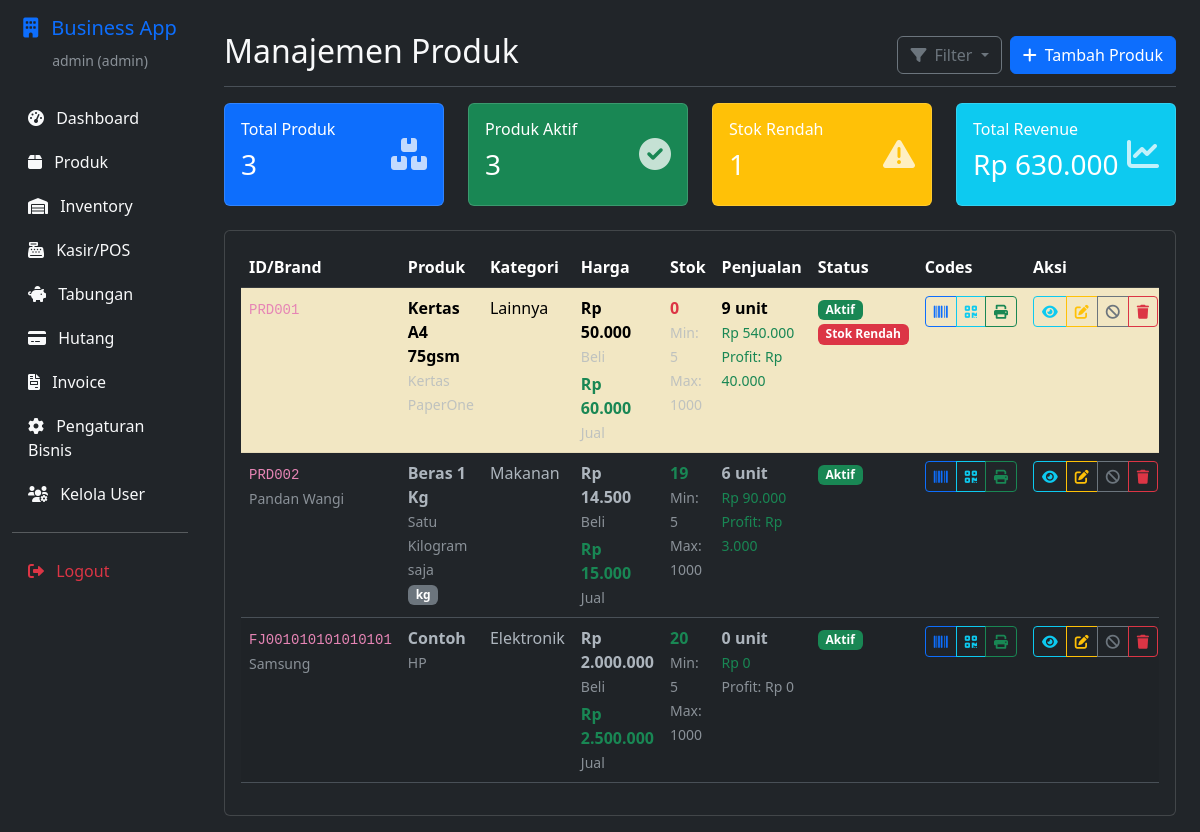
Screenshot of /products (signed in) with the database file from the repository.
### app.py (models this page shows, shortened)
class Product(db.Model):
    __tablename__ = 'products'
    id = db.Column(db.String(50), primary_key=True)
    name = db.Column(db.String(255), nullable=False)
    description = db.Column(db.Text)
    category = db.Column(db.String(100))
    brand = db.Column(db.String(100))
    supplier = db.Column(db.String(255))
    barcode = db.Column(db.String(100), unique=True)
    qr_code = db.Column(db.String(100), unique=True)
    purchase_price = db.Column(db.Float, nullable=False, default=0)
    selling_price = db.Column(db.Float, nullable=False, default=0)
    initial_stock = db.Column(db.Integer, nullable=False, default=0)
    current_stock = db.Column(db.Integer, nullable=False, default=0)
    minimum_stock = db.Column(db.Integer, nullable=False, default=5)
    maximum_stock = db.Column(db.Integer, nullable=False, default=1000)
    unit = db.Column(db.String(50), default='pcs')
    weight = db.Column(db.Float, default=0)
    dimensions = db.Column(db.String(100))
    expiry_date = db.Column(db.Date)
    profit = db.Column(db.Float, nullable=False, default=0)
    total_sold = db.Column(db.Integer, nullable=False, default=0)
    total_revenue = db.Column(db.Float, nullable=False, default=0)
    is_active = db.Column(db.Boolean, default=True)
    created_at = db.Column(db.DateTime, default=datetime.utcnow)
    updated_at = db.Column(db.DateTime, default=datetime.utcnow, onupdate=datetime.utcnow)
    material_costs = db.relationship('MaterialCost', backref='product', cascade='all, delete-orphan')
    service_costs = db.relationship('ServiceCost', backref='product', cascade='all, delete-orphan')
    maintenance_costs = db.relationship('MaintenanceCost', backref='product', cascade='all, delete-orphan')
    inventory_items = db.relationship('InventoryItem', backref='product', cascade='all, delete-orphan')

### app.py (the view)
@app.route('/products')
@manager_required
def products():
    products = Product.query.all()
    return render_template('products/list.html', products=products, format_currency=format_currency)

### app.py (called while the page is built)
def format_currency(amount):
    try:
        if amount is None:
            return "Rp 0"
        return f"Rp {float(amount):,.0f}".replace(',', '.')
    except (ValueError, TypeError):
        return "Rp 0"

def manager_required(f):
    from functools import wraps
    @wraps(f)
    def decorated_function(*args, **kwargs):
        if 'user_id' not in session:
            flash('Silakan login terlebih dahulu.', 'error')
            return redirect(url_for('login'))
        user = User.query.get(session['user_id'])
        if not user or user.role not in ['admin', 'manager']:
            flash('Akses ditolak. Hanya admin atau manager yang dapat mengakses halaman ini.', 'error')
            return redirect(url_for('dashboard'))
        return f(*args, **kwargs)
    return decorated_function

@app.context_processor
def inject_common_functions():
    return {
        'format_currency': format_currency,
        'datetime': datetime,
        'timedelta': timedelta
    }

### templates/products/list.html (shortened to what this page needs)
{% extends "base.html" %}
{% block content %}
<div class="d-flex justify-content-between flex-wrap flex-md-nowrap align-items-center pt-3 pb-2 mb-3 border-bottom">
    <h1 class="h2">Manajemen Produk</h1>
    <div class="btn-toolbar mb-2 mb-md-0">
        <div class="btn-group me-2">
            <button class="btn btn-outline-secondary dropdown-toggle" type="button" data-bs-toggle="dropdown">
                <i class="fas fa-filter me-2"></i>Filter
            </button>
        </div>
        <a href="{{ url_for('add_product') }}" class="btn btn-primary">
            <i class="fas fa-plus me-2"></i>Tambah Produk
        </a>
    </div>
</div>
<div class="row mb-4">
    <div class="col-md-3">
        <div class="card bg-primary text-white">
            <div class="card-body">
                <div class="d-flex">
                    <div class="flex-grow-1">
                        <h6 class="card-title">Total Produk</h6>
                        <h3>{{ products|length }}</h3>
                    </div>
                    <div class="align-self-center">
                        <i class="fas fa-boxes fa-2x opacity-75"></i>
                    </div>
                </div>
            </div>
        </div>
    </div>
    <div class="col-md-3">
        <div class="card bg-success text-white">
            <div class="card-body">
                <div class="d-flex">
                    <div class="flex-grow-1">
                        <h6 class="card-title">Produk Aktif</h6>
                        <h3>{{ products|selectattr('is_active')|list|length }}</h3>
                    </div>
                    <div class="align-self-center">
                        <i class="fas fa-check-circle fa-2x opacity-75"></i>
                    </div>
                </div>
            </div>
        </div>
    </div>
    <div class="col-md-3">
        <div class="card bg-warning text-white">
            <div class="card-body">
                <div class="d-flex">
                    <div class="flex-grow-1">
                        <h6 class="card-title">Stok Rendah</h6>
                        <h3>
                            {% set low_stock_count = [] %}
                            {% for product in products %}
                                {% if (product.current_stock or 0) <= (product.minimum_stock or 5) %}
                                    {% set _ = low_stock_count.append(1) %}
                                {% endif %}
                            {% endfor %}
                            {{ low_stock_count|length }}
                        </h3>
                    </div>
                    <div class="align-self-center">
                        <i class="fas fa-exclamation-triangle fa-2x opacity-75"></i>
                    </div>
                </div>
            </div>
        </div>
    </div>
    <div class="col-md-3">
        <div class="card bg-info text-white">
            <div class="card-body">
                <div class="d-flex">
                    <div class="flex-grow-1">
                        <h6 class="card-title">Total Revenue</h6>
                        <h3>{{ format_currency((products|sum(attribute='total_revenue') if products else 0) or 0) }}</h3>
                    </div>
                    <div class="align-self-center">
                        <i class="fas fa-chart-line fa-2x opacity-75"></i>
                    </div>
                </div>
            </div>
        </div>
    </div>
</div>
<div class="card">
    <div class="card-body">
        {% if products %}
        <div class="table-responsive">
            <table class="table table-striped table-hover">
                <thead class="table-dark">
                    <tr>
                        <th>ID/Brand</th>
                        <th>Produk</th>
                        <th>Kategori</th>
                        <th>Harga</th>
                        <th>Stok</th>
                        <th>Penjualan</th>
                        <th>Status</th>
                        <th>Codes</th>
                        <th>Aksi</th>
                    </tr>
                </thead>
                <tbody>
                    {% for product in products %}
                    <tr class="{% if not product.is_active %}table-secondary{% elif (product.current_stock or 0) <= (product.minimum_stock or 5) %}table-warning{% endif %}">
                        <td>
                            <code>{{ product.id }}</code>
                            {% if product.brand %}
                                <br><small class="text-muted">{{ product.brand }}</small>
                            {% endif %}
                        </td>
                        <td>
                            <div>
                                <strong>{{ product.name }}</strong>
                                {% if product.description %}
                                    <br><small class="text-muted">{{ product.description[:50] }}{% if product.description|length > 50 %}...{% endif %}</small>
                                {% endif %}
                                {% if product.unit and product.unit != 'pcs' %}
                                    <br><span class="badge bg-secondary">{{ product.unit }}</span>
                                {% endif %}
                            </div>
                        </td>
                        <td>{{ product.category or 'Lainnya' }}</td>
                        <td>
                            <div>
                                <strong>{{ format_currency(product.purchase_price or 0) }}</strong>
                                <br><small class="text-muted">Beli</small>
                            </div>
                            <div class="mt-1">
                                <strong class="text-success">{{ format_currency(product.selling_price or 0) }}</strong>
                                <br><small class="text-muted">Jual</small>
                            </div>
                        </td>
                        <td>
                            <div>
                                <strong class="{% if (product.current_stock or 0) <= (product.minimum_stock or 5) %}text-danger{% elif (product.current_stock or 0) <= ((product.minimum_stock or 5) * 2) %}text-warning{% else %}text-success{% endif %}">
                                    {{ product.current_stock or 0 }}
                                </strong>
                                <br><small class="text-muted">Min: {{ product.minimum_stock or 5 }}</small>
                                <br><small class="text-muted">Max: {{ product.maximum_stock or 1000 }}</small>
                            </div>
                        </td>
                        <td>
                            {% set items_sold = (product.initial_stock or 0) - (product.current_stock or 0) %}
                            <div>
                                <strong>{{ product.total_sold or items_sold }} unit</strong>
                                <br><small class="text-success">{{ format_currency(product.total_revenue or 0) }}</small>
                                <br><small class="text-{% if (product.profit or 0) > 0 %}success{% else %}muted{% endif %}">
                                    Profit: {{ format_currency(product.profit or 0) }}
                                </small>
                            </div>
                        </td>
                        <td>
                            <div>
                                {% if product.is_active %}
                                    <span class="badge bg-success">Aktif</span>
                                {% else %}
                                    <span class="badge bg-secondary">Tidak Aktif</span>
                                {% endif %}
                                {% if (product.current_stock or 0) <= (product.minimum_stock or 5) %}
                                    <br><span class="badge bg-danger">Stok Rendah</span>
                                {% endif %}
                            </div>
                        </td>
                        <td>
                            <div class="btn-group btn-group-sm">
                                <button class="btn btn-outline-primary" onclick="showBarcode('{{ product.barcode or product.id }}')" title="Barcode">
                                    <i class="fas fa-barcode"></i>
                                </button>
                                <button class="btn btn-outline-info" onclick="showQRCode('{{ product.qr_code or product.id }}')" title="QR Code">
                                    <i class="fas fa-qrcode"></i>
                                </button>
                                <a href="{{ url_for('print_product_codes', product_id=product.id) }}" class="btn btn-outline-success" title="Print Codes" target="_blank">
                                    <i class="fas fa-print"></i>
                                </a>
                            </div>
                        </td>
                        <td>
                            <div class="btn-group btn-group-sm">
                                <button class="btn btn-outline-info" onclick="viewProduct('{{ product.id }}')" title="Detail">
                                    <i class="fas fa-eye"></i>
                                </button>
                                <a href="{{ url_for('edit_product', product_id=product.id) }}" class="btn btn-outline-warning" title="Edit">
                                    <i class="fas fa-edit"></i>
                                </a>
                                <button class="btn btn-outline-{% if product.is_active %}secondary{% else %}success{% endif %}" onclick="toggleProduct('{{ product.id }}')" title="{% if product.is_active %}Nonaktifkan{% else %}Aktifkan{% endif %}">
                                    <i class="fas fa-{% if product.is_active %}ban{% else %}check{% endif %}"></i>
                                </button>
                                <button class="btn btn-outline-danger" onclick="deleteProduct('{{ product.id }}')" title="Hapus">
                                    <i class="fas fa-trash"></i>
                                </button>
                            </div>
                        </td>
                    </tr>
                    {% endfor %}
                </tbody>
            </table>
        </div>
        {% endif %}
    </div>
</div>
{% endblock %}

### rows the page displays
Product: id "PRD001", name "Kertas A4 75gsm", description "Kertas PaperOne", category "Lainnya", purchase_price "Rp 50.000", selling_price "Rp 60.000", current_stock "0", minimum_stock "5", maximum_stock "1000", total_sold "9", total_revenue "Rp 540.000", profit "Rp 40.000", is_active "Aktif", shows "Stok Rendah"
Product: id "PRD002", brand "Pandan Wangi", name "Beras 1 Kg", description "Satu Kilogram saja", unit "kg", category "Makanan", purchase_price "Rp 14.500", selling_price "Rp 15.000", current_stock "19", minimum_stock "5", maximum_stock "1000", total_sold "6", total_revenue "Rp 90.000", profit "Rp 3.000", is_active "Aktif"
Product: id "FJ001010101010101", brand "Samsung", name "Contoh", description "HP", category "Elektronik", purchase_price "Rp 2.000.000", selling_price "Rp 2.500.000", current_stock "20", minimum_stock "5", maximum_stock "1000", total_sold "0", total_revenue "Rp 0", profit "Rp 0", is_active "Aktif"

### other values shown
{{ session.username }} "admin"
{{ session.user_role }} "admin"
{{ products|length }} "3"
{{ products|selectattr('is_active')|list|length }} "3"
{{ low_stock_count|length }} "1"
